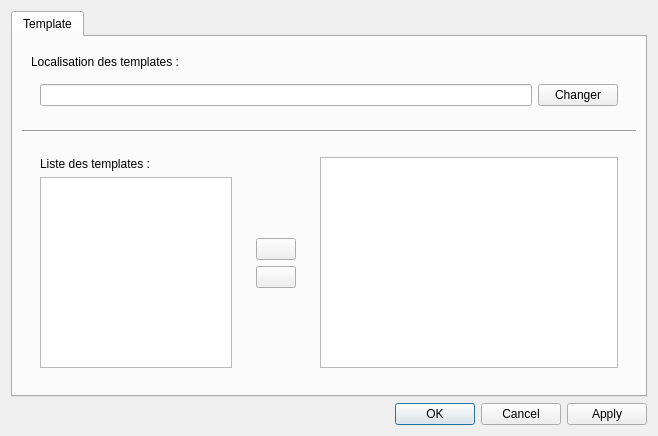
<?xml version="1.0" encoding="UTF-8"?>
<ui version="4.0">
 <class>OptionsDialog</class>
 <widget class="QDialog" name="OptionsDialog">
  <property name="geometry">
   <rect>
    <x>0</x>
    <y>0</y>
    <width>658</width>
    <height>436</height>
   </rect>
  </property>
  <property name="windowTitle">
   <string>Dialog</string>
  </property>
  <property name="modal">
   <bool>true</bool>
  </property>
  <layout class="QVBoxLayout" name="verticalLayout">
   <item>
    <widget class="QTabWidget" name="tabWidget">
     <property name="currentIndex">
      <number>0</number>
     </property>
     <widget class="QWidget" name="templateTab">
      <attribute name="title">
       <string>Template</string>
      </attribute>
      <layout class="QVBoxLayout" name="verticalLayout_2">
       <item>
        <widget class="QWidget" name="widget" native="true">
         <layout class="QVBoxLayout" name="verticalLayout_3">
          <item>
           <widget class="QLabel" name="label">
            <property name="text">
             <string>Localisation des templates :</string>
            </property>
           </widget>
          </item>
          <item>
           <widget class="QWidget" name="widget_2" native="true">
            <layout class="QHBoxLayout" name="horizontalLayout">
             <item>
              <widget class="QLineEdit" name="templatePathDisplayer">
               <property name="readOnly">
                <bool>true</bool>
               </property>
              </widget>
             </item>
             <item>
              <widget class="QPushButton" name="templatePathButton">
               <property name="text">
                <string>Changer</string>
               </property>
              </widget>
             </item>
            </layout>
           </widget>
          </item>
         </layout>
        </widget>
       </item>
       <item>
        <widget class="Line" name="line">
         <property name="orientation">
          <enum>Qt::Horizontal</enum>
         </property>
        </widget>
       </item>
       <item>
        <widget class="QWidget" name="TemplateContainer" native="true">
         <property name="sizePolicy">
          <sizepolicy hsizetype="Preferred" vsizetype="Expanding">
           <horstretch>0</horstretch>
           <verstretch>0</verstretch>
          </sizepolicy>
         </property>
         <layout class="QGridLayout" name="gridLayout" columnstretch="2,1,3">
          <item row="0" column="0">
           <widget class="QWidget" name="widget_4" native="true">
            <property name="sizePolicy">
             <sizepolicy hsizetype="Expanding" vsizetype="Preferred">
              <horstretch>0</horstretch>
              <verstretch>0</verstretch>
             </sizepolicy>
            </property>
            <layout class="QVBoxLayout" name="verticalLayout_5">
             <item>
              <widget class="QLabel" name="label_2">
               <property name="text">
                <string>Liste des templates :</string>
               </property>
              </widget>
             </item>
             <item>
              <widget class="QListWidget" name="listOfTemplates">
               <property name="alternatingRowColors">
                <bool>true</bool>
               </property>
               <property name="selectionMode">
                <enum>QAbstractItemView::SingleSelection</enum>
               </property>
               <property name="textElideMode">
                <enum>Qt::ElideRight</enum>
               </property>
               <property name="layoutMode">
                <enum>QListView::SinglePass</enum>
               </property>
              </widget>
             </item>
            </layout>
           </widget>
          </item>
          <item row="0" column="1">
           <widget class="QWidget" name="widget_5" native="true">
            <property name="sizePolicy">
             <sizepolicy hsizetype="Fixed" vsizetype="Preferred">
              <horstretch>0</horstretch>
              <verstretch>0</verstretch>
             </sizepolicy>
            </property>
            <layout class="QVBoxLayout" name="verticalLayout_4">
             <item>
              <spacer name="verticalSpacer">
               <property name="orientation">
                <enum>Qt::Vertical</enum>
               </property>
               <property name="sizeHint" stdset="0">
                <size>
                 <width>20</width>
                 <height>28</height>
                </size>
               </property>
              </spacer>
             </item>
             <item>
              <widget class="QPushButton" name="addTemplateButton">
               <property name="text">
                <string/>
               </property>
               <property name="icon">
                <iconset resource="../Resources.qrc">
                 <normaloff>:/Pictures/bullet_add.png</normaloff>:/Pictures/bullet_add.png</iconset>
               </property>
               <property name="iconSize">
                <size>
                 <width>48</width>
                 <height>48</height>
                </size>
               </property>
              </widget>
             </item>
             <item>
              <widget class="QPushButton" name="deleteTemplateButton">
               <property name="text">
                <string/>
               </property>
               <property name="icon">
                <iconset resource="../Resources.qrc">
                 <normaloff>:/Pictures/bullet_delete.png</normaloff>:/Pictures/bullet_delete.png</iconset>
               </property>
               <property name="iconSize">
                <size>
                 <width>48</width>
                 <height>48</height>
                </size>
               </property>
              </widget>
             </item>
             <item>
              <spacer name="verticalSpacer_2">
               <property name="orientation">
                <enum>Qt::Vertical</enum>
               </property>
               <property name="sizeHint" stdset="0">
                <size>
                 <width>20</width>
                 <height>29</height>
                </size>
               </property>
              </spacer>
             </item>
            </layout>
           </widget>
          </item>
          <item row="0" column="2">
           <widget class="QWidget" name="widget_6" native="true">
            <property name="sizePolicy">
             <sizepolicy hsizetype="Expanding" vsizetype="Preferred">
              <horstretch>0</horstretch>
              <verstretch>0</verstretch>
             </sizepolicy>
            </property>
            <layout class="QVBoxLayout" name="verticalLayout_6">
             <item>
              <widget class="MyTreeWidget" name="templatePreview">
               <property name="editTriggers">
                <set>QAbstractItemView::NoEditTriggers</set>
               </property>
               <property name="selectionMode">
                <enum>QAbstractItemView::NoSelection</enum>
               </property>
               <property name="indentation">
                <number>10</number>
               </property>
               <property name="expandsOnDoubleClick">
                <bool>false</bool>
               </property>
               <attribute name="headerVisible">
                <bool>false</bool>
               </attribute>
               <column>
                <property name="text">
                 <string notr="true">1</string>
                </property>
               </column>
              </widget>
             </item>
            </layout>
           </widget>
          </item>
         </layout>
        </widget>
       </item>
      </layout>
     </widget>
    </widget>
   </item>
   <item>
    <widget class="QDialogButtonBox" name="buttonBox">
     <property name="orientation">
      <enum>Qt::Horizontal</enum>
     </property>
     <property name="standardButtons">
      <set>QDialogButtonBox::Apply|QDialogButtonBox::Cancel|QDialogButtonBox::Ok</set>
     </property>
     <property name="centerButtons">
      <bool>false</bool>
     </property>
    </widget>
   </item>
  </layout>
 </widget>
 <customwidgets>
  <customwidget>
   <class>MyTreeWidget</class>
   <extends>QTreeWidget</extends>
   <header>../UI/mytreewidget.h</header>
  </customwidget>
 </customwidgets>
 <resources>
  <include location="../Resources.qrc"/>
 </resources>
 <connections>
  <connection>
   <sender>buttonBox</sender>
   <signal>accepted()</signal>
   <receiver>OptionsDialog</receiver>
   <slot>accept()</slot>
   <hints>
    <hint type="sourcelabel">
     <x>248</x>
     <y>254</y>
    </hint>
    <hint type="destinationlabel">
     <x>157</x>
     <y>274</y>
    </hint>
   </hints>
  </connection>
  <connection>
   <sender>buttonBox</sender>
   <signal>rejected()</signal>
   <receiver>OptionsDialog</receiver>
   <slot>reject()</slot>
   <hints>
    <hint type="sourcelabel">
     <x>316</x>
     <y>260</y>
    </hint>
    <hint type="destinationlabel">
     <x>286</x>
     <y>274</y>
    </hint>
   </hints>
  </connection>
 </connections>
</ui>
